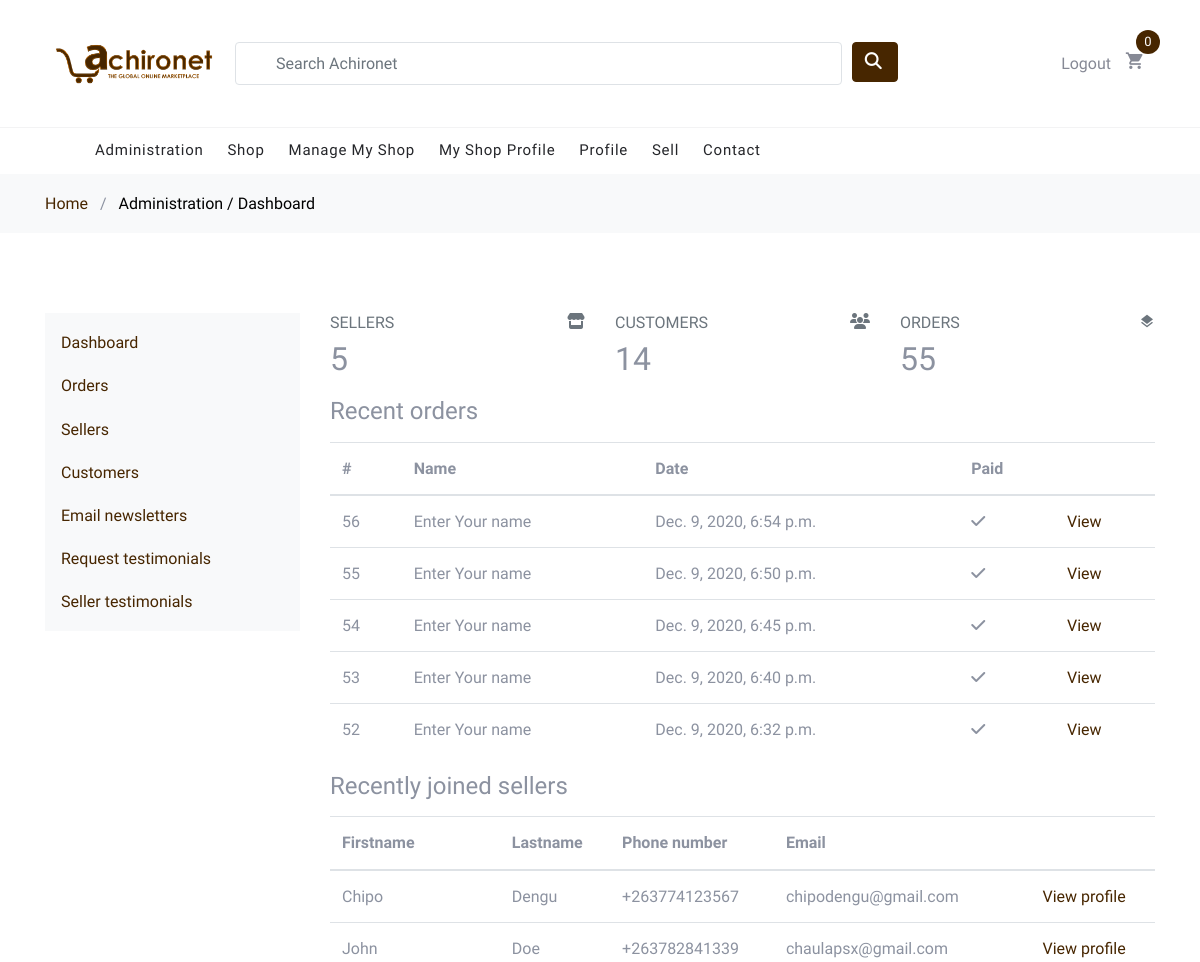
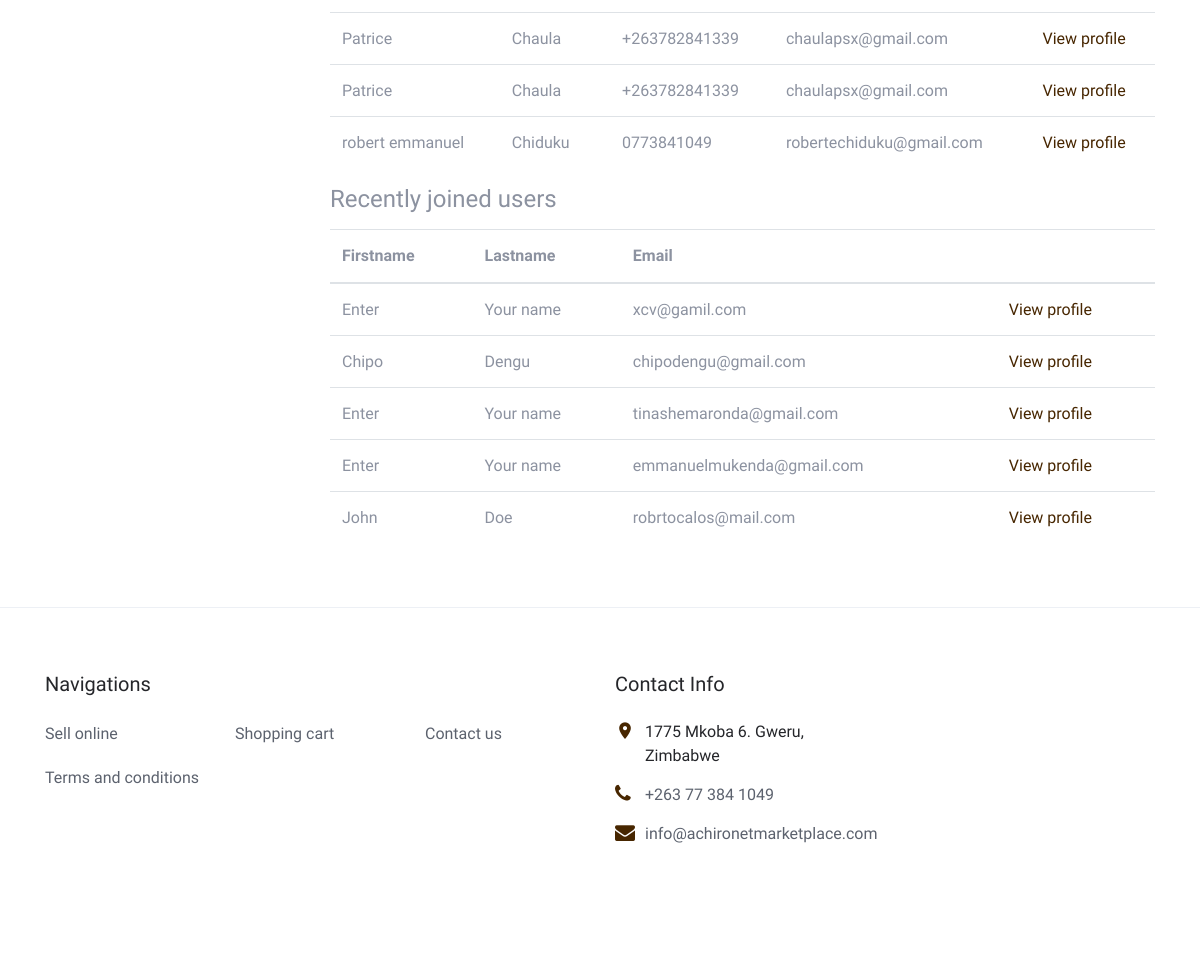
/admin-dashboard/ (signed in), run on the app's committed database (2 pictures, top to bottom).
### order/models.py (models this page shows, shortened)
class Order(models.Model):
    created = models.DateTimeField(auto_now_add=True)
    updated = models.DateTimeField(auto_now=True)
    name = models.CharField(max_length=90)
    paid = models.BooleanField(default=False)
    profile = models.ForeignKey(
        Profile, related_name='orders', on_delete=models.SET_NULL, blank=True, null=True)
    seller = models.ManyToManyField(SellerProfile, related_name='customer_orders', blank=True)
    payment = models.ForeignKey('Payment', on_delete=models.SET_NULL, blank=True, null=True)
    shipped = models.BooleanField(default=False)
    delivered = models.BooleanField(default=False)
    class Meta:
        ordering = ('-created',)

### users/models.py (models this page shows, shortened)
class Profile(models.Model):
    firstname = models.CharField(max_length=45)
    lastname = models.CharField(max_length=45)
    profile_picture = models.OneToOneField(
        "Photo", null=True, blank=True, on_delete=models.SET_NULL)
    user = models.OneToOneField(
        User, null=True, blank=True, on_delete=models.CASCADE)

class SellerProfile(models.Model):
    user = models.OneToOneField(
        User, null=True, blank=True, on_delete=models.CASCADE)
    tradename = models.CharField(max_length=45)
    firstname = models.CharField(max_length=45)
    lastname = models.CharField(max_length=45)
    company_name = models.CharField(max_length=90, blank=True)
    website = models.URLField(max_length=200, blank=True)
    phone_number = PhoneNumberField()
    email = models.EmailField(max_length=254)
    city = models.CharField(max_length=45)
    country = models.CharField(max_length=90)
    state = models.CharField(max_length=90)
    address = models.CharField(max_length=255)
    review_group = models.ForeignKey(
        'RequestReviewGroup', null=True, blank=True, on_delete=models.SET_NULL)
    brand_logo = models.OneToOneField(
        "Photo", null=True, blank=True, on_delete=models.SET_NULL)
    created = models.DateTimeField(auto_now_add=True)

class User(AbstractUser):
    is_seller = models.BooleanField('Seller status', default=False)

### achironet_admin/views.py (the view)
# urls.py: path("", views.dashboard, name="dashboard"),
@login_required(login_url="/accounts/login")
def dashboard(request):
    if not request.user.is_superuser:
        return redirect("achironet_admin:http_404_not_available")
    context = {
        "sellers_count": SellerProfile.objects.all().count(),
        "sellers": SellerProfile.objects.all().order_by('-created')[:5],
        "customers_count": Profile.objects.all().count(),
        "customers": Profile.objects.all().order_by('-pk')[:5],
        "orders_count": Order.objects.all().count(),
        "orders": Order.objects.all().order_by('-created')[:5],
    }
    return render(request, "achironet_admin/dashboard.html", context)

### achironet_admin/templates/achironet_admin/dashboard.html (shortened to what this page needs)
{% extends "./base.html" %}
{% load static %}
{% load crispy_forms_tags %}
{% block view_name %}
Administration / Dashboard
{% endblock %}
{% block content %}
<div class="container">
    <div class="row py-5">
        <div class="col-md-3">
            {% include "./components/side_nav.html" %}
            <br>
        </div>
        <div class="col-md-9">
            <div class="row">
                <div class="col-sm-4">
                    <div class="card-box tilebox-one"><i class="fas fa-store float-right text-muted"></i>
                        <h6 class="text-muted text-uppercase mt-0">Sellers</h6>
                        <h2 class="" data-plugin="counterup">{{sellers_count}}</h2></div>
                </div>
                <div class="col-sm-4">
                    <div class="card-box tilebox-one"><i class="fas fa-users float-right text-muted"></i>
                        <h6 class="text-muted text-uppercase mt-0">Customers</h6>
                        <h2 class=""><span data-plugin="counterup">{{customers_count}}</span></h2></div>
                </div>
                <div class="col-sm-4">
                    <div class="card-box tilebox-one"><i class="icon-layers float-right text-muted"></i>
                        <h6 class="text-muted text-uppercase mt-0">Orders</h6>
                        <h2 class=""><span data-plugin="counterup">{{orders_count}}</span></h2></div>
                </div>
            </div>
            <div class="card-box" style="margin-top:10px">
                <h4 class="header-title mb-3">Recent orders</h4>
                <div class="table-responsive">
                    <table class="table">
                        <thead>
                            <tr>
                                <th>#</th>
                                <th>Name</th>
                                <th>Date</th>
                                <th>Paid</th>
                                <th>&nbsp;</th>
                            </tr>
                        </thead>
                        <tbody>
                            {% for order in orders %}
                            <tr>
                                <td>{{order.pk}}</td>
                                <td>{{order.profile.firstname}} {{order.profile.lastname}} </td>
                                <td>{{order.created}}</td>
                                <td><span class="label label-info">
                                   {% if order.paid %}
                                   <i class="fas fa-check"></i>
                                   {% else %}
                                   <i class="fas fa-times"></i>
                                   {% endif %}
                                </span></td>
                                <td><a href="{% url 'achironet_admin:order_view' order.pk %}">View</a></td>
                            </tr>
                            {% endfor %}
                        </tbody>
                    </table>
                </div>
            </div>
            <div class="card-box">
                <h4 class="header-title mb-3">Recently joined sellers</h4>
                <div class="table-responsive">
                    <table class="table">
                        <thead>
                            <tr>
                                <th>Firstname</th>
                                <th>Lastname</th>
                                <th>Phone number</th>
                                <th>Email</th>
                                <th>&nbsp;</th>
                            </tr>
                        </thead>
                        <tbody>
                            <tr>
                                {% for seller in sellers %}
                                <td>{{seller.firstname}}</td>
                                <td>{{seller.lastname}}</td>
                                <td>{{seller.phone_number}}</td>
                                <td>{{seller.email}}</td>
                                <td><a href="{% url 'users:seller-profile' seller.pk %}">View profile</a></td>
                            </tr>
                            {% endfor %}
                        </tbody>
                    </table>
                </div>
            </div>
            <div class="card-box">
                <h4 class="header-title mb-3">Recently joined users</h4>
                <div class="table-responsive">
                    <table class="table">
                        <thead>
                            <tr>
                                <th>Firstname</th>
                                <th>Lastname</th>
                                <th>Email</th>
                                <th>&nbsp;</th>
                            </tr>
                        </thead>
                        <tbody>
                            <tr>
                                {% for customer in customers %}
                                <td>{{customer.firstname}}</td>
                                <td>{{customer.lastname}}</td>
                                <td>{{customer.user.email}}</td>
                                <td><a href="{% url 'users:profile' customer.pk %}">View profile</a></td>
                            </tr>
                            {% endfor %}
                        </tbody>
                    </table>
                </div>
            </div>
        </div>
    </div>
</div>
{% endblock %}

### shop/static/css/style.css (style rules this page uses)
body { line-height: 1.7; color: #8c92a0; font-weight: 300; font-size: 16px; }
a { -webkit-transition: .3s all ease; -o-transition: .3s all ease; transition: .3s all ease; }
body { background-color: #fff }

### data on the page
Order: pk "56", profile.firstname "Enter", profile.lastname "Your name", created "Dec. 9, 2020, 6:54 p.m.", paid True (drawn)
Order: pk "55", profile.firstname "Enter", profile.lastname "Your name", created "Dec. 9, 2020, 6:50 p.m.", paid True (drawn)
Order: pk "54", profile.firstname "Enter", profile.lastname "Your name", created "Dec. 9, 2020, 6:45 p.m.", paid True (drawn)
Order: pk "53", profile.firstname "Enter", profile.lastname "Your name", created "Dec. 9, 2020, 6:40 p.m.", paid True (drawn)
Order: pk "52", profile.firstname "Enter", profile.lastname "Your name", created "Dec. 9, 2020, 6:32 p.m.", paid True (drawn)
SellerProfile: firstname "Chipo", lastname "Dengu", phone_number "+263774123567", email "chipodengu@gmail.com"
SellerProfile: firstname "John", lastname "Doe", phone_number "+263782841339", email "chaulapsx@gmail.com"
SellerProfile: firstname "Patrice", lastname "Chaula", phone_number "+263782841339", email "chaulapsx@gmail.com"
SellerProfile: firstname "Patrice", lastname "Chaula", phone_number "+263782841339", email "chaulapsx@gmail.com"
SellerProfile: firstname "robert emmanuel", lastname "Chiduku", phone_number "0773841049", email "robertechiduku@gmail.com"
Profile: firstname "Enter", lastname "Your name", user.email "xcv@gamil.com"
Profile: firstname "Chipo", lastname "Dengu", user.email "chipodengu@gmail.com"
Profile: firstname "Enter", lastname "Your name", user.email "tinashemaronda@gmail.com"
Profile: firstname "Enter", lastname "Your name", user.email "emmanuelmukenda@gmail.com"
Profile: firstname "John", lastname "Doe", user.email "robrtocalos@mail.com"

### other printed values
{{ sellers_count }} "5"
{{ customers_count }} "14"
{{ orders_count }} "55"
